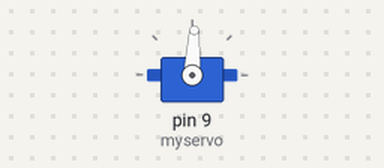
Recording of a sketch running on a simulated Arduino Uno, built with avr-gcc and run on an emulated ATmega328P. Parts: servo.

Above: at 0.05 s.
At 2.9 s:
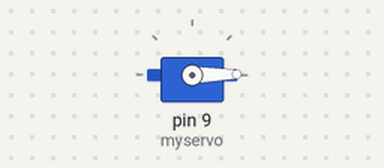
At 6.25 s:
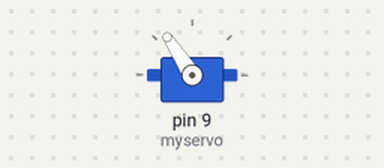
At 8.8 s:
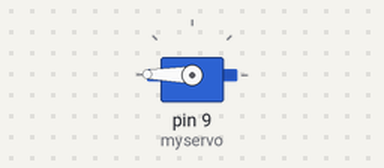
Timing chart, 0 to 15.4 s (numbered marks = the images above):
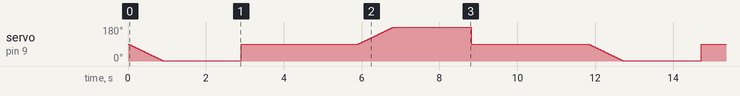

The sketch:

Servo_360_all.ino
```cpp
#include <Servo.h>

Servo myservo;
int speed = 90;

void setup() {
  myservo.attach(9);
  myservo.write(90); // Stop
}

void loop() {
  for (speed = 90; speed > 0; speed -= 1) {
    myservo.write(speed);
    delay(10);
  }
  delay(2000);

  myservo.write(90); // Stop
  delay(3000);

  for (speed = 90; speed < 180; speed += 1) {
    myservo.write(speed);
    delay(10);
  }
  delay(2000);

  myservo.write(90); // Stop
  delay(3000);
}
```
